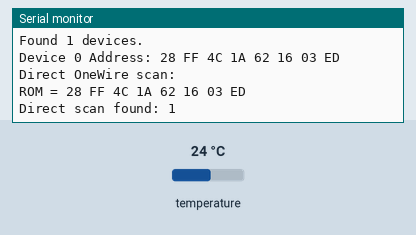
Simulated run of this sketch. Board: Arduino Uno, built with avr-gcc and run on an emulated ATmega328P. Shown: the last lines printed to the serial monitor. The inputs (shaded band) are chosen by the test bench; at power-on: temperature 24 °C.

Above: at 1.2 s.
1.3 s: temperature set to 12 °C
At 2.4 s:
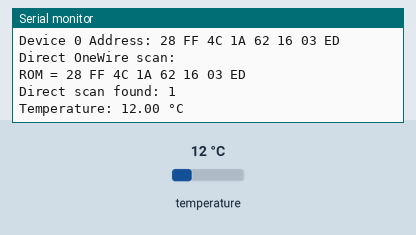
4.8 s: temperature set to 19 °C
At 6.1 s:
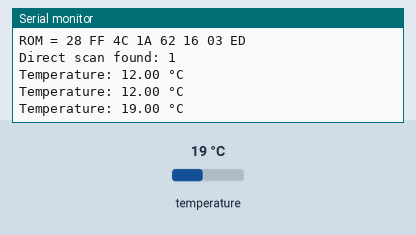

The sketch:

DS18B20.ino
```cpp
#include <OneWire.h>
#include <DallasTemperature.h>
#define ONE_WIRE_BUS 3

OneWire oneWire(ONE_WIRE_BUS);
DallasTemperature sensors(&oneWire);

void setup()
{
    Serial.begin(9600);
    sensors.begin();

    // 연결된 센서 개수 확인
    int deviceCount = sensors.getDeviceCount();
    Serial.print("Found ");
    Serial.print(deviceCount);
    Serial.println(" devices.");

    // 각 센서의 주소 출력
    DeviceAddress deviceAddress;
    for (int i = 0; i < deviceCount; i++)
    {
        if (sensors.getAddress(deviceAddress, i))
        {
            Serial.print("Device ");
            Serial.print(i);
            Serial.print(" Address: ");
            for (uint8_t j = 0; j < 8; j++)
            {
                if (deviceAddress[j] < 16)
                    Serial.print("0");
                Serial.print(deviceAddress[j], HEX);
                Serial.print(" ");
            }
            Serial.println();
        }
    }

    // OneWire 버스 직접 스캔
    Serial.println("\nDirect OneWire scan:");
    oneWire.reset_search();
    uint8_t addr[8];
    int count = 0;
    while (oneWire.search(addr))
    {
        Serial.print("ROM = ");
        for (int i = 0; i < 8; i++)
        {
            if (addr[i] < 16)
                Serial.print("0");
            Serial.print(addr[i], HEX);
            Serial.print(" ");
        }
        Serial.println();
        count++;
    }
    Serial.print("Direct scan found: ");
    Serial.println(count);
}

void loop()
{
    sensors.requestTemperatures();
    delay(750); // 온도 변환 완료 대기

    float tempC = sensors.getTempCByIndex(0);

    // 재시도 로직 추가
    int retryCount = 0;
    while (tempC == DEVICE_DISCONNECTED_C && retryCount < 3)
    {
        // delay(100);
        sensors.requestTemperatures();
        delay(750);
        tempC = sensors.getTempCByIndex(0);
        retryCount++;
    }

    if (tempC == DEVICE_DISCONNECTED_C)
    {
        Serial.println("Sensor communication error after retries.");
    }
    else
    {
        Serial.print("Temperature: ");
        Serial.print(tempC);
        Serial.println(" °C");
    }
    delay(250);
}
```

Measured:
- after the input at 1.3 s, the serial monitor: prints a new line after 0.31 s (image 1)
- after the input at 4.8 s, the serial monitor: prints a new line after 0.34 s (image 2)
